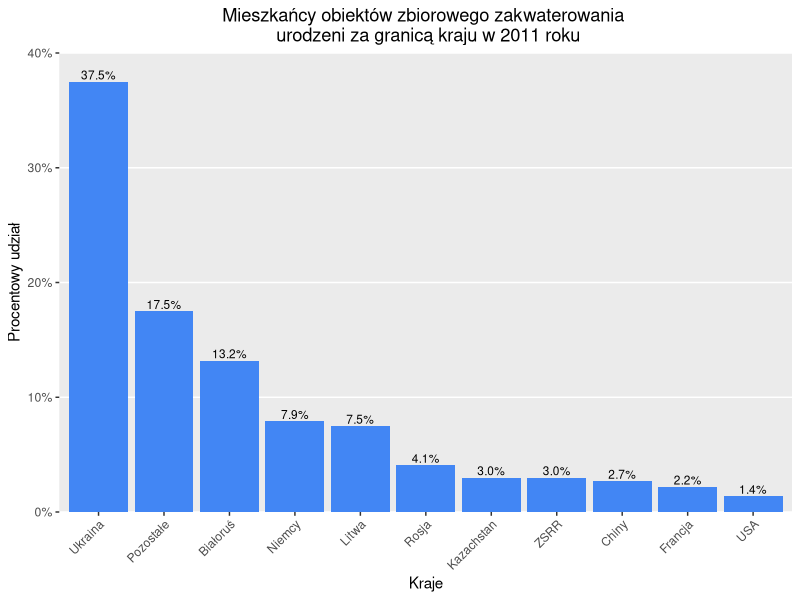

This figure's R source:
## ---- chunk 1
library("ggplot2")
countries <- c('Ukraina', 'Białoruś', "Niemcy",
            "Litwa", "Rosja", "ZSRR", "Kazachstan",
            "Chiny", "Francja", "USA", "Pozostałe")
values <- c(0.375, 0.132, 0.079, 0.075, 0.041, 0.03, 0.03, 0.027, 0.022, 0.014, 0.175)

df <- data.frame("countries" = countries, "values" = values)

ggplot(data = df, aes(x = reorder(countries, -values), y = values)) + 
  geom_bar(stat = "identity", fill = "#4286f4") +
  scale_y_continuous(labels = scales::percent, 
                     expand = c(0,0), 
                     limits = c(0,0.4), 
                     breaks = seq(from = 0.0, to = 0.4, by = 0.1), 
                     minor_breaks = seq(0, 0.4, 0.1)) +
  geom_text(aes(label = scales::percent(values)), vjust = -0.25, size = 3) + 
  labs(x = "Kraje", y = "Procentowy udział") +
  theme(panel.grid.major.x = element_blank(), 
        plot.title = element_text(hjust = 0.5),
        axis.text.x = element_text(angle = 45, hjust = 1)) +
  ggtitle(iconv("Mieszkańcy obiektów zbiorowego zakwaterowania \n urodzeni za granicą kraju w 2011 roku"))
